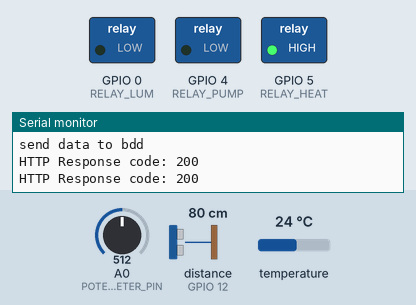
This sketch was run on a simulated ESP8266 (NodeMCU). On the bench: switched loads named in the sketch (green lamp = pin HIGH), the last lines printed to the serial monitor. Wiring (inferred from the names in the program): ultrasonic range finder: trigger GPIO 14; echo GPIO 12. The inputs (shaded band) are chosen by the test bench; at power-on: distance to the obstacle (sensor on GPIO 12) 80 cm, temperature 24 °C, A0 (POTENTIOMETER_PIN) = 512. The echo pulse lasts 58.3 µs per cm; WiFi joins after 1.5 s; servers stay silent unless stated; uploads are accepted with an empty reply; the local clock reads 2024-03-15 10:24:30 at power-on unless the sketch sets it; pins used as bus, display or sensor lines are not drawn.

Above: at 4.1 s.
4.2 s: distance to the obstacle (sensor on GPIO 12) set to 198 cm
8.0 s: distance to the obstacle (sensor on GPIO 12) set to 204 cm
At 10.4 s:
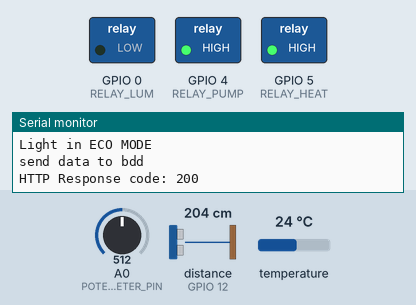
11.6 s: temperature set to 25.7 °C
At 14.3 s:
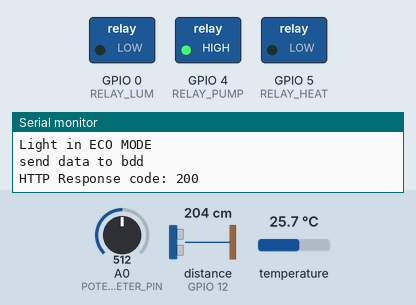
15.2 s: temperature set to 12 °C
At 18.2 s:
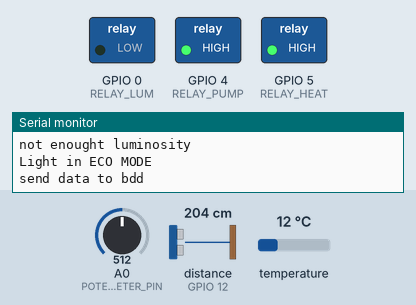
19.1 s: temperature set to 28 °C
At 22.0 s:
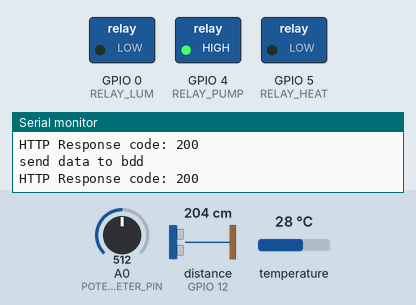
Timing chart, 0 to 23.5 s (numbered marks = the images above; inputs shaded):
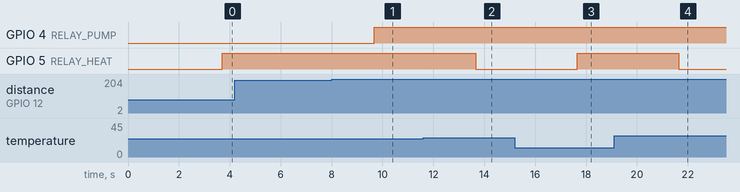

Measured:
- the behaviour switches between 201 and 202 cm on distance to the obstacle (sensor on GPIO 12) (found by bisection; images 0 and 1)
- the behaviour switches between 24.9 and 25 °C on temperature (found by bisection; images 1 and 2)
- after the input at 8.0 s, GPIO 4 (RELAY_PUMP): LOW → HIGH after 1.7 s
- after the input at 11.6 s, GPIO 5 (RELAY_HEAT): HIGH → LOW after 2.1 s
- after the input at 15.2 s, GPIO 5 (RELAY_HEAT): LOW → HIGH after 2.5 s
- after the input at 19.1 s, GPIO 5 (RELAY_HEAT): HIGH → LOW after 2.5 s

The sketch:

api_arduino.ino
```cpp
#include <ESP8266WiFi.h>
#include <ESP8266HTTPClient.h>
#include <OneWire.h>
#include <DallasTemperature.h>
#include <RTClib.h>

const char* ssid = "Wokwi-GUEST";
const char* password = "";

const String API_URL_MESURE      = "http://host.wokwi.internal:8000/api/mesures/";
const String API_URL_COMMAND     = "http://host.wokwi.internal:8000/api/commandes/";
const String API_URL_ACTIONNEURS = "http://host.wokwi.internal:8000/api/actionneurs/";
const String API_URL_CAPTEURS    = "http://host.wokwi.internal:8000/api/capteurs/";

bool LUM_ACTIVATE = false;

int last_temp = LOW;
int last_distance = LOW;
int last_pH = LOW;
int last_light = LOW;

const float GAMMA = 0.7;
const float RL10 = 50;

// Pins ESP8266 compatibles
const int RELAY_HEAT = 5;   // D1
const int RELAY_PUMP = 4;   // D2
const int RELAY_LUM = 0;    // D3

// Seuils
float TEMP_THRESHOLD = 25.0;
float WATER_THRESHOLD = 200;
float LUM_THRESHOLD = 1000;

// DS18B20
#define ONE_WIRE_BUS 13  // D7
OneWire oneWire(ONE_WIRE_BUS);
DallasTemperature sensors(&oneWire);

// RTC
#define SDA_PIN 4   // D2
#define SCL_PIN 5   // D1
RTC_DS1307 rtc;

// HC-SR04
#define TRIG_PIN 14  // D5
#define ECHO_PIN 12  // D6

// Potentiometer (ESP8266 n'a qu'un seul ADC)
#define POTENTIOMETER_PIN A0

// PHOTO-RESISTOR - Commenté car même pin que potentiomètre
// #define LDR_PIN A0

struct Capteur {
  int id;
  const char* nom;
  const char* type;
  const char* unite;
  const char* localisation;
  float seuil_min;
  float seuil_max;
  bool actif;
};

struct Actionneur {
  int id;
  const char* nom;
  const char* type;
  bool etat;
};

Capteur capteurs[] = {
  {1,"TempEau", "DS18B20", "°C", "Bassin", 0, 35, true},
  {2,"NiveauEau", "HC-SR04", "cm", "Cuve", 0, 300, true},
  {3,"Luminosite", "LDR", "lux", "Serre", 200, 2000, true},
  {4,"pH", "Potentiometre", "", "Bassin", 0, 14, true}
};

Actionneur actionneurs[] = {
  {10,"Chauffage", "relay_motor", false},
  {11,"Pompe", "relay_motor", false},
  {12,"Eclairage", "relay_motor", false}
};

void Register_Capteurs() {
  for (auto &c : capteurs) {
    String json =
      "{"
      "\"id\":" + String(c.id) + ","
      "\"nom\":\"" + String(c.nom) + "\","
      "\"type\":\"" + String(c.type) + "\","
      "\"unite\":\"" + String(c.unite) + "\","
      "\"localisation\":\"" + String(c.localisation) + "\","
      "\"seuil_min\":" + String(c.seuil_min) + ","
      "\"seuil_max\":" + String(c.seuil_max) + ","
      "\"actif\":" + String(c.actif ? "true" : "false") +
      "}";

    Send_JSON(json,API_URL_CAPTEURS);
  }
}

void Register_Actionneurs() {
  for (auto &a : actionneurs) {
    String json =
      "{"
      "\"id\":" + String(a.id) + ","
      "\"nom\":\"" + String(a.nom) + "\","
      "\"type\":\"" + String(a.type) + "\","
      "\"etat\":" + String(a.etat ? "true" : "false") +
      "}";

    Send_JSON(json,API_URL_ACTIONNEURS);
  }
}

void Setup_Hour(){

  Wire.begin(SDA_PIN, SCL_PIN);

  if (!rtc.begin()) {
    Serial.println("RTC DS1307 non detecte !");
    while (1);
  }

  if (!rtc.isrunning()) {
    Serial.println("RTC arrete, mise a l'heure...");
    rtc.adjust(DateTime(F(__DATE__), F(__TIME__)));
  }

}

void Setup_Wifi() {

  Serial.begin(115200);
  Serial.println("Hello, ESP8266!");

  WiFi.begin(ssid, password);
  Serial.println("Connecting to WiFi...");

  while (WiFi.status() != WL_CONNECTED) {
    delay(500);
    Serial.print(".");
  }

  Serial.println("\nConnected!");
}

void setup() {

  Setup_Wifi();
  // Setup_Hour();

  sensors.begin();

  pinMode(TRIG_PIN, OUTPUT);
  pinMode(ECHO_PIN, INPUT);

  pinMode(POTENTIOMETER_PIN, INPUT);

  pinMode(RELAY_HEAT, OUTPUT);
  pinMode(RELAY_PUMP, OUTPUT);
  pinMode(RELAY_LUM, OUTPUT);

  Register_Capteurs();
  Register_Actionneurs();

}

float HC_SR04() {

  digitalWrite(TRIG_PIN, LOW);
  delayMicroseconds(2);

  digitalWrite(TRIG_PIN, HIGH);
  delayMicroseconds(10);

  digitalWrite(TRIG_PIN, LOW);

  long duration = pulseIn(ECHO_PIN, HIGH);
  float distance = duration * 0.034 / 2;

  return distance;
}

// Photoresistor commenté - même pin que potentiomètre sur ESP8266
// int Photoresistor(){
//   int lux = analogRead(A0);
//   return lux;
// }

float DS18B20() {

  sensors.requestTemperatures();
  float temps = sensors.getTempCByIndex(0);

  return temps;
}

float Potentiometer() {

  float phRaw = analogRead(POTENTIOMETER_PIN);
  float phValue = map(phRaw, 0, 1023, 0, 14);  // ESP8266 ADC = 0-1023

  return phValue;
}

void Relay_Lum(float light){

  DateTime now = rtc.now();
  if (light < LUM_THRESHOLD){

      Serial.println("not enought luminosity");

    if (now.hour() < 22 && now.hour() > 17){
      Serial.println("Light ON");
      digitalWrite(RELAY_LUM, HIGH);
    }
    else{
      Serial.println("Light in ECO MODE");
    }
  }

  Trigger_Call_API(RELAY_LUM, last_light,12,3,light);

}

void Trigger_Call_API(int RELAY, int &last_value, int actionneur_id, int capteur_id, float mesure){

  int current_state = digitalRead(RELAY);
  if (current_state != last_value){
    Serial.println("send data to bdd");
    last_value = current_state;
    String payload_mesure = "{"
      "\"capteur_id\":" + String(capteur_id) + ","
      "\"mesure\":" + String(mesure) +
      "}";
    Send_JSON(payload_mesure, API_URL_MESURE);

    String payload_commande = "{"
      "\"actionneur_id\":" + String(actionneur_id) + ","
      "\"commande\":\"" + String(current_state) + "\","
      "\"source\":" + " automatique" +
      "}";

    Send_JSON(payload_commande, API_URL_COMMAND);
  }
  else{
   Serial.println("value unsend no changes");
  }
}

void Display_Hour(){

  DateTime now = rtc.now();
  Serial.print(now.hour());
  Serial.print(":");
  Serial.print(now.minute());
  Serial.print(":");
  Serial.println(now.second());
}

void Relay_Heat(float temperature) {
  digitalWrite(RELAY_HEAT, temperature < TEMP_THRESHOLD ? HIGH : LOW);
  Trigger_Call_API(RELAY_HEAT, last_temp,10,1,temperature);

}

void Relay_Pump(float distance) {
  digitalWrite(RELAY_PUMP, distance > WATER_THRESHOLD ? HIGH : LOW);
  Trigger_Call_API(RELAY_PUMP, last_light,11,2, distance);
}

void Display(String component, String label, float value, String unity) {

  Serial.print(component);
  Serial.print(" / ");
  Serial.print(label);
  Serial.print(" = ");
  Serial.print(value);
  Serial.println(unity);
}

String Build_JSON(String key, float value) {
  String json = "{";
  json += "\"" + key + "\":" + String(value);
  json += "}";
  return json;
}

void Send_JSON(String payload, String endpoint){

  if(WiFi.status() == WL_CONNECTED) {
    WiFiClient client;
    HTTPClient http;

    http.begin(client, endpoint);
    http.addHeader("Content-Type", "application/json");

    int httpResponseCode = http.POST(payload);

    if(httpResponseCode > 0) {
      Serial.print("HTTP Response code: ");
      Serial.println(httpResponseCode);
    } else {
      Serial.print("Erreur HTTP: ");
      Serial.println(httpResponseCode);
    }

    http.end();
  } else {
    Serial.println("WiFi déconnecté !");
  }

}

void loop() {

  Display_Hour();

  float distance_result = HC_SR04();
  float temperature_result = DS18B20();
  float pH_result = Potentiometer();
  float light_result = 500;  // Valeur fixe temporaire (LDR commenté)

  Display("DS18B20", "Temperature eau", temperature_result, " °C");
  Display("HC-SR04", "Distance", distance_result, " cm");
  Display("Potentiometer", "pH", pH_result, "");
  Display("Photosensor", "Luminosité", light_result, "");

  Relay_Pump(distance_result);
  Relay_Heat(temperature_result);
  Relay_Lum(light_result);

  delay(2000);
}
```
